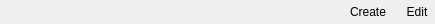
<?xml version="1.0" encoding="UTF-8"?>
<ui version="4.0">
 <class>Form</class>
 <widget class="QWidget" name="Form">
  <property name="geometry">
   <rect>
    <x>0</x>
    <y>0</y>
    <width>435</width>
    <height>24</height>
   </rect>
  </property>
  <property name="windowTitle">
   <string>Form</string>
  </property>
  <layout class="QVBoxLayout" name="verticalLayout">
   <property name="leftMargin">
    <number>0</number>
   </property>
   <property name="topMargin">
    <number>0</number>
   </property>
   <property name="rightMargin">
    <number>0</number>
   </property>
   <property name="bottomMargin">
    <number>0</number>
   </property>
   <item>
    <layout class="QHBoxLayout" name="horizontalLayout">
     <item>
      <widget class="QgsFileWidget" name="mFile" native="true">
       <property name="fileWidgetButtonVisible" stdset="0">
        <bool>true</bool>
       </property>
       <property name="filter" stdset="0">
        <string>*.pkl</string>
       </property>
      </widget>
     </item>
     <item>
      <widget class="QToolButton" name="mCreate">
       <property name="text">
        <string>Create</string>
       </property>
       <property name="icon">
        <iconset>
         <normaloff>:/images/themes/default/processingAlgorithm.svg</normaloff>:/images/themes/default/processingAlgorithm.svg</iconset>
       </property>
       <property name="popupMode">
        <enum>QToolButton::InstantPopup</enum>
       </property>
       <property name="autoRaise">
        <bool>true</bool>
       </property>
      </widget>
     </item>
     <item>
      <widget class="QToolButton" name="mEdit">
       <property name="enabled">
        <bool>true</bool>
       </property>
       <property name="text">
        <string>Edit</string>
       </property>
       <property name="icon">
        <iconset>
         <normaloff>:/images/themes/default/mActionToggleEditing.svg</normaloff>:/images/themes/default/mActionToggleEditing.svg</iconset>
       </property>
       <property name="popupMode">
        <enum>QToolButton::InstantPopup</enum>
       </property>
       <property name="autoRaise">
        <bool>true</bool>
       </property>
      </widget>
     </item>
    </layout>
   </item>
  </layout>
 </widget>
 <customwidgets>
  <customwidget>
   <class>QgsFileWidget</class>
   <extends>QWidget</extends>
   <header>qgsfilewidget.h</header>
  </customwidget>
 </customwidgets>
 <resources/>
 <connections/>
</ui>
